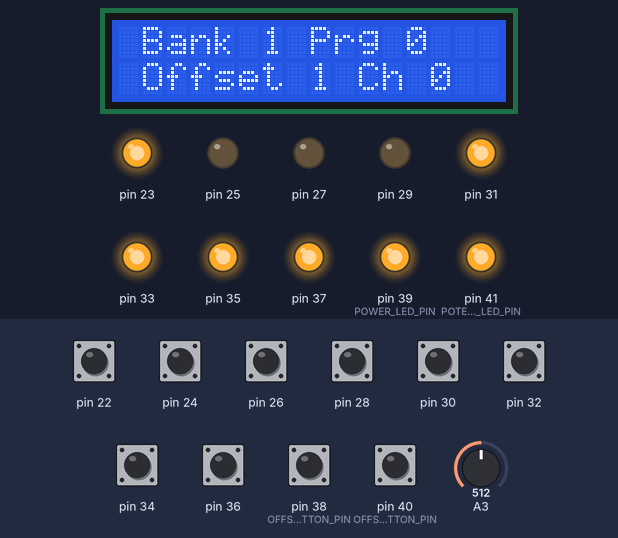
The sketch below on a simulated Arduino Mega 2560, built with avr-gcc and run on an emulated ATmega2560. Shown: 16×2 character LCD, output pins drawn as LEDs (lit = HIGH). The inputs (shaded band) are chosen by the test bench; at power-on: pin 22, pin 24, pin 26, pin 28, pin 30, pin 32, pin 34, pin 36, pin 38 (OFFSET_0_BUTTON_PIN), pin 40 (OFFSET_1_BUTTON_PIN) HIGH, A3 = 512. What the sketch prints to the serial monitor is not drawn.

Above: at 5.2 s.
5.3 s: pin 24 pulled LOW for 1 s
At 7.3 s:
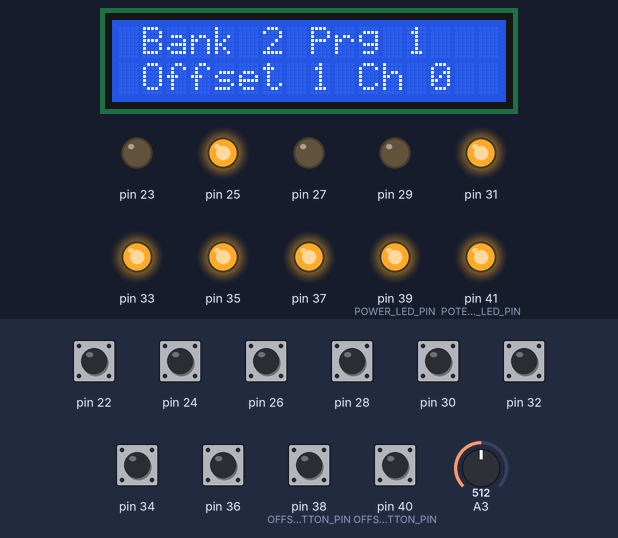
7.9 s: pin 26 pulled LOW for 1 s
At 10.2 s:
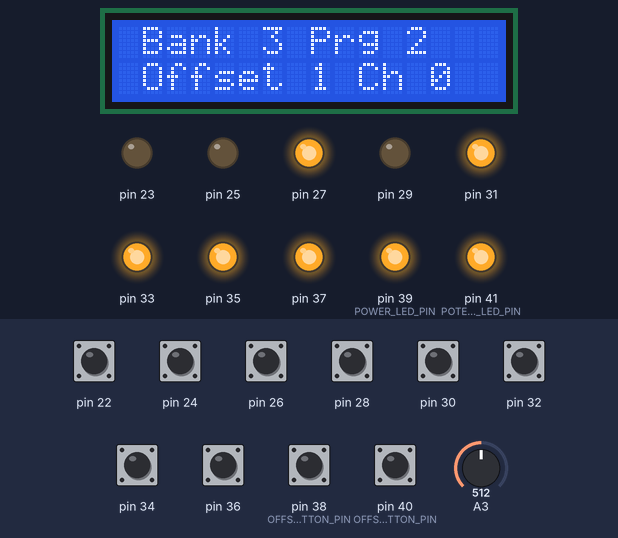
10.5 s: pin 28 pulled LOW for 1 s
At 12.4 s:
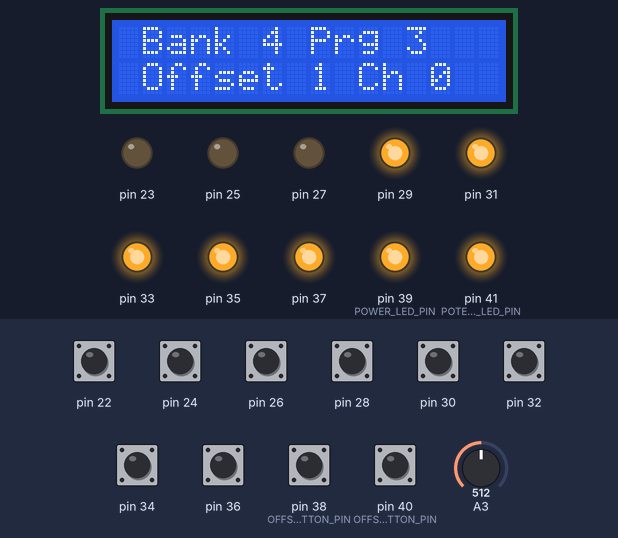
13.1 s: pin 30 pulled LOW for 1 s
At 14.6 s:
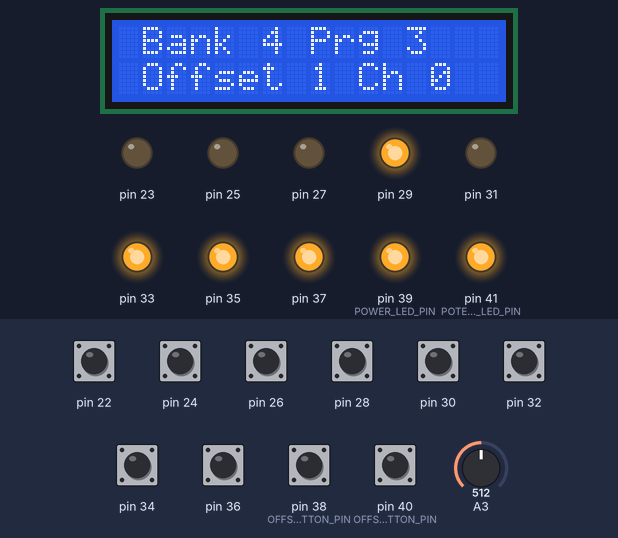
15.6 s: pin 32 pulled LOW for 1 s
At 16.5 s:
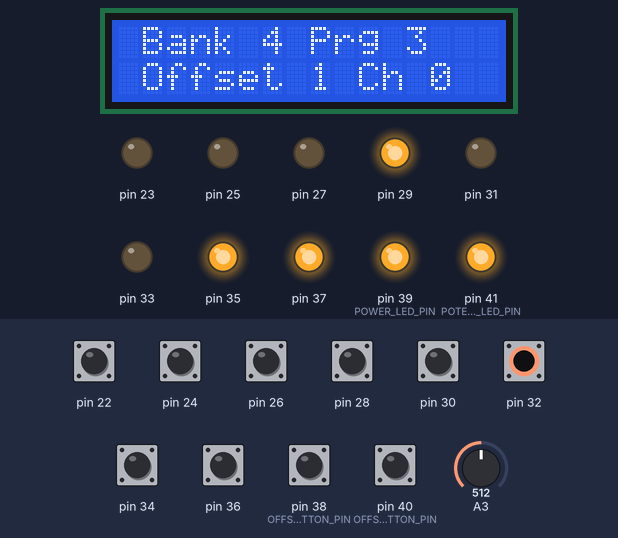
18.1 s: pin 34 pulled LOW for 1 s
At 19.6 s:
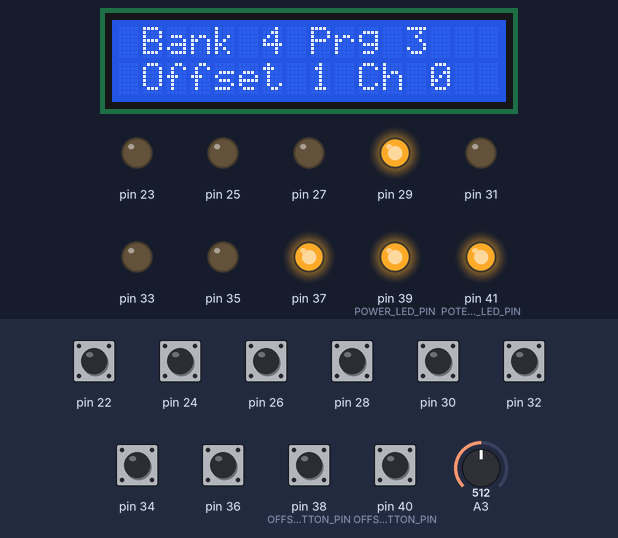
Timing chart, 0 to 21.1 s (numbered marks = the images above; inputs shaded):
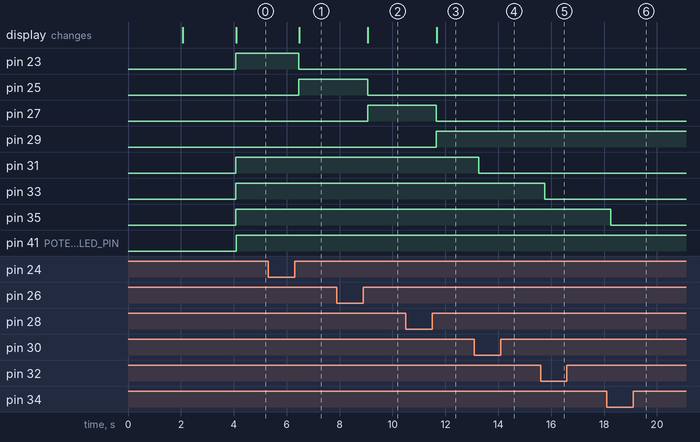

Measured:
- after the input at 5.3 s, pin 23: HIGH → LOW after 1.2 s; pin 25: LOW → HIGH after 1.2 s; the display: changes after 1.2 s (image 1)
- after the input at 7.9 s, pin 25: HIGH → LOW after 1.2 s; pin 27: LOW → HIGH after 1.2 s; the display: changes after 1.2 s (image 2)
- after the input at 10.5 s, pin 27: HIGH → LOW after 1.2 s; pin 29: LOW → HIGH after 1.2 s; the display: changes after 1.2 s (image 3)
- after the input at 13.1 s, pin 31: HIGH → LOW after 0.16 s
- after the input at 15.6 s, pin 33: HIGH → LOW after 0.16 s
- after the input at 18.1 s, pin 35: HIGH → LOW after 0.16 s

The sketch:

mega2560.ino
```cpp
#include "BankC.hpp"
#include "Mappings.hpp"
#include "Settings.hpp"

Mappings mapp;
BankC* bankc;

void setup() {
    mapp.getLCD()->banner("MIDI Controller", "Firmware v0.3!", 0, 1);
    mapp.getLCD()->banner("Source code at", "git.sabatini.xyz", 1);
    mapp.getLedPower()->set(true);
    Serial.begin(BAUD_RATE);
    bankc = new BankC(&mapp);
}

void loop() {
    mapp.update();
    bankc->update();
}

// vim:tabstop=4:shiftwidth=4:expandtab:textwidth=100
```

Bank.cpp
```cpp
#include "Bank.hpp"

#include <avr/eeprom.h>
#include <EEPROM.h>

Bank::Bank(uint8_t effectsNumber) {
    Bank::effectsNumber = effectsNumber;
    Bank::effects = new bool[Bank::effectsNumber]();
}

Bank::~Bank() {
    delete[] Bank::effects;
}

bool Bank::getEffect(uint8_t index) {
    if(index >= Bank::effectsNumber) return false;
    return Bank::effects[index];
}

void Bank::setEffect(uint8_t index, bool state) {
    if(index >= Bank::effectsNumber) return;
    Bank::effects[index] = state;
}

void Bank::EEPROMwrite(uint8_t bankIndex) {
    uint16_t position = bankIndex * Bank::effectsNumber;
    for(uint8_t i = 0; i < Bank::effectsNumber; i++) {
        EEPROM.write(position+i, Bank::effects[i]);
    }
}

void Bank::EEPROMread(uint8_t bankIndex) {
    uint16_t position = bankIndex * Bank::effectsNumber;
    for(uint8_t i = 0; i < Bank::effectsNumber; i++) {
        Bank::effects[i] = EEPROM.read(position+i);
    }
}

// vim:tabstop=4:shiftwidth=4:expandtab:textwidth=100
```

Bank.hpp
```cpp
#ifndef BANK_HPP
#define BANK_HPP

#include "cstdint.hpp"

class Bank {
private:
    uint8_t effectsNumber;
    bool* effects;

public:
    Bank(uint8_t effects);
    ~Bank();

    bool getEffect(uint8_t index);
    void setEffect(uint8_t index, bool state);
    void EEPROMwrite(uint8_t bankIndex);
    void EEPROMread(uint8_t bankIndex);
};

#endif//BANK_HPP

// vim:tabstop=4:shiftwidth=4:expandtab:textwidth=100
```

BankC.cpp
```cpp
#include "BankC.hpp"

#include "Settings.hpp"
#include "Midi.hpp"

#include <Arduino.h>
#include <stdio.h>
#include <EEPROM.h>

#define BANK_NUMBER 128

BankC::BankC(Mappings* map) {
    BankC::offset = 0;
    BankC::offsetMax = BANK_NUMBER/BankC::map->getButtonBankNumber();
    BankC::bankId = new uint8_t[BankC::offsetMax]();
    BankC::bank = new Bank*[BANK_NUMBER];
    BankC::map = map;
    BankC::writableCount = 0;
    BankC::writableMode = false;

    for(uint8_t i = 0; i < BANK_NUMBER; i++) {
        BankC::bank[i] = new Bank(BankC::map->getButtonEffectNumber());
        BankC::bank[i]->EEPROMread(i);
    }

    BankC::setActiveBank(0);
}

BankC::~BankC() {
    delete[] BankC::bankId;
    delete[] BankC::bank;
}

uint8_t BankC::getBankNumber() {
    return BankC::offset * BankC::map->getButtonBankNumber() + BankC::bankId[BankC::offset];
}

void BankC::setActiveBank(uint8_t index) {
    BankC::bankId[BankC::offset] = index;
    uint8_t bankNumber = BankC::getBankNumber();

    // disable all other bank leds and enable the active bank led
    for(uint8_t i = 0; i < BankC::map->getLedBankNumber(); i++) {
        BankC::map->getLedBank(i)->set(i == index);
    }

    // restore effects led
    for(uint8_t i = 0; i < BankC::map->getLedEffectNumber(); i++) {
        bool state = BankC::bank[bankNumber]->getEffect(i);
        BankC::map->getLedEffect(i)->set(state);
    }

    midiChangeBank(bankNumber);
    BankC::drawLCD();
}

void BankC::toggleEffect(uint8_t index) {
    // uint8_t bankNumber = BankC::getBankNumber();
    // bool state = !BankC::bank[bankNumber]->getEffect(index);
    // BankC::bank[bankNumber]->setEffect(index, state);
    LED* led = BankC::map->getLedEffect(index);
    midiToggleEffect(index);
    led->set(!led->get());
}

void BankC::drawLCD() {
    char* line1 = new char[16];
    char* line2 = new char[16];
    sprintf(line1, "Bank %i Prg %i", BankC::bankId[BankC::offset]+1, BankC::getBankNumber());
    sprintf(line2, "Offset %i Ch %i", BankC::offset+1, MIDI_CHANNEL);
    BankC::map->getLCD()->draw(line1, line2, 1, 1);
}

void BankC::changeOffset(int8_t offset) {
    BankC::offset += offset;
    BankC::setActiveBank(BankC::bankId[BankC::offset]);
}

void BankC::update() {
    for(uint8_t i = 0; i < BankC::map->getButtonBankNumber(); i++) {
        Button* btn = BankC::map->getButtonBank(i);
        if(btn->onPress()) {
            if(BankC::bankId[BankC::offset] == i) {
                BankC::writableMode = true;
                BankC::writableCount = millis();
            }
        }
        if(btn->isPressed()) {
            if(BankC::writableMode && millis() - BankC::writableCount > 3000) {
                uint8_t bankNumber = BankC::getBankNumber();
                Bank* bank = BankC::bank[bankNumber];
                for(uint8_t i = 0; i < BankC::map->getLedEffectNumber(); i++) {
                    bool state = BankC::map->getLedEffect(i)->get();
                    bank->setEffect(i, state);
                }
                bank->EEPROMwrite(bankNumber);
                BankC::map->getLCD()->banner("Wrote");
                BankC::drawLCD();
                BankC::writableMode = false;
            }
        }
        if(btn->onRelease()) {
            BankC::setActiveBank(i);
        }
    }
    for(uint8_t i = 0; i < BankC::map->getButtonEffectNumber(); i++) {
        if(BankC::map->getButtonEffect(i)->onPress()) {
            BankC::toggleEffect(i);
        }
    }
    if(BankC::map->getButtonOffset(0)->onPress() && BankC::offset < BankC::offsetMax-1) {
        BankC::changeOffset(1);
    }
    if(BankC::map->getButtonOffset(1)->onPress() && BankC::offset > 0) {
        BankC::changeOffset(-1);
    }
    Potentiometer* pot = BankC::map->getPotentiometer();
    if(pot->isValueChanged()) {
        uint8_t potValue = pot->getValue();
        bool state = potValue != 0;
        BankC::map->getLedPotentiometer()->set(state);
        if(state) midiChangePotentiometer(potValue);
    }
}

// vim:tabstop=4:shiftwidth=4:expandtab:textwidth=100
```

BankC.hpp
```cpp
#ifndef BANKC_HPP
#define BANKC_HPP

#include "Bank.hpp"
#include "Mappings.hpp"

class BankC { // Bank Controller
private:
    uint32_t writableCount;
    bool writableMode;
    uint8_t offset;
    uint8_t offsetMax;
    uint8_t* bankId;
    Bank** bank;
    Mappings* map;

    void drawLCD();
    void setActiveBank(uint8_t index);
    void toggleEffect(uint8_t index);
    void changeOffset(int8_t offset);
    uint8_t getBankNumber();

public:
    BankC(Mappings* map);
    ~BankC();

    void update();
};

#endif//BANKC_HPP

// vim:tabstop=4:shiftwidth=4:expandtab:textwidth=100
```

Button.cpp
```cpp
#include "Button.hpp"

#include "Settings.hpp"

#include <Arduino.h>

Button::Button(uint8_t pin) {
    Button::pin = pin;
    Button::press = false;
    Button::pressed = false;
    Button::release = false;
    Button::state = false;
    Button::lastState = false;
    Button::lastDebounce = millis();
    pinMode(Button::pin, INPUT_PULLUP);
}

bool Button::isPressed() {
    return Button::pressed;
}

bool Button::onPress() {
    return Button::press;
}

bool Button::onRelease() {
    return Button::release;
}

void Button::update() {
    bool newRead = digitalRead(Button::pin) == LOW;

    if(newRead != Button::lastState) {
        Button::lastDebounce = millis();
    }

    if((millis() - Button::lastDebounce) > BUTTON_DEBOUNCE) {
        bool oldRead = Button::state;
        Button::press = !oldRead && newRead;
        Button::pressed = oldRead && newRead;
        Button::release = oldRead && !newRead;
        Button::state = newRead;
    }

    Button::lastState = newRead;
}

// vim:tabstop=4:shiftwidth=4:expandtab:textwidth=100
```

Button.hpp
```cpp
#ifndef BUTTON_HPP
#define BUTTON_HPP

#include "cstdint.hpp"

class Button {
private:
    uint8_t pin;
    bool state;
    bool press;
    bool pressed;
    bool release;
    bool lastState;
    uint32_t lastDebounce;

public:
    Button(uint8_t pin);

    bool isPressed();
    bool onPress();
    bool onRelease();
    void update();
};

#endif//BUTTON_HPP

// vim:tabstop=4:shiftwidth=4:expandtab:textwidth=100
```

LED.cpp
```cpp
#include "LED.hpp"

#include <Arduino.h>

LED::LED(uint8_t pin) {
    LED::pin = pin;
    LED::state = false;
    pinMode(LED::pin, OUTPUT);
}

void LED::set(bool state) {
    LED::state = state;
    if(state) {
        digitalWrite(LED::pin, HIGH);
        return;
    }
    digitalWrite(LED::pin, LOW);
}

bool LED::get() {
    return LED::state;
}

// vim:tabstop=4:shiftwidth=4:expandtab:textwidth=100
```

LED.hpp
```cpp
#ifndef LED_HPP
#define LED_HPP

#include "cstdint.hpp"

class LED {
private:
    bool state;
    uint8_t pin;

public:
    LED(uint8_t pin);

    void set(bool state);
    bool get();
};

#endif//LED_HPP

// vim:tabstop=4:shiftwidth=4:expandtab:textwidth=100
```

Mappings.cpp
```cpp
#include "Mappings.hpp"

#include "Settings.hpp"

#define length(_Array) (sizeof(_Array) / sizeof(_Array[0]))

Mappings::Mappings() {
    Mappings::lcd = new LCD(LCD_0_PINS);

    uint8_t bankBtnPins[] = {BANK_BUTTON_ARRAY};
    Mappings::bankBtnNumber = length(bankBtnPins);
    Mappings::bankBtn = new Button*[Mappings::bankBtnNumber];
    for(uint8_t i = 0; i < Mappings::bankBtnNumber; i++) {
        Mappings::bankBtn[i] = new Button(bankBtnPins[i]);
    }

    uint8_t effectBtnPins[] = {EFFECT_BUTTON_ARRAY};
    Mappings::effectBtnNumber = length(effectBtnPins);
    Mappings::effectBtn = new Button*[Mappings::effectBtnNumber];
    for(uint8_t i = 0; i < Mappings::effectBtnNumber; i++) {
        Mappings::effectBtn[i] = new Button(effectBtnPins[i]);
    }

    uint8_t offsetBtnPins[] = {OFFSET_0_BUTTON_PIN, OFFSET_1_BUTTON_PIN};
    Mappings::offsetBtnNumber = length(offsetBtnPins);
    Mappings::offsetBtn = new Button*[Mappings::offsetBtnNumber];
    for(uint8_t i = 0; i < Mappings::offsetBtnNumber; i++) {
        Mappings::offsetBtn[i] = new Button(offsetBtnPins[i]);
    }

    uint8_t bankLedPins[] = {BANK_LED_ARRAY};
    Mappings::bankLedNumber = length(bankLedPins);
    Mappings::bankLED = new LED*[Mappings::bankLedNumber];
    for(uint8_t i = 0; i < Mappings::bankLedNumber; i++) {
        Mappings::bankLED[i] = new LED(bankLedPins[i]);
    }

    uint8_t effectLedPins[] = {EFFECT_LED_ARRAY};
    Mappings::effectLedNumber = length(effectLedPins);
    Mappings::effectLED = new LED*[Mappings::effectLedNumber];
    for(uint8_t i = 0; i < Mappings::effectLedNumber; i++) {
        Mappings::effectLED[i] = new LED(effectLedPins[i]);
    }

    Mappings::powerLED = new LED(POWER_LED_PIN);
    Mappings::potentiometerLED = new LED(POTENTIOMETER_LED_PIN);

    Mappings::potentiometer = new Potentiometer(POTENTIOMETER_PIN);
}

Mappings::~Mappings() {
    delete[] Mappings::bankBtn;
    delete[] Mappings::effectBtn;
    delete[] Mappings::offsetBtn;
    delete[] Mappings::bankLED;
    delete[] Mappings::effectLED;
    delete Mappings::powerLED;
    delete Mappings::potentiometerLED;
    delete Mappings::lcd;
    delete Mappings::potentiometer;
}

void Mappings::update() {
    Mappings::updateButton(Mappings::bankBtn, Mappings::bankBtnNumber);
    Mappings::updateButton(Mappings::effectBtn, Mappings::effectBtnNumber);
    Mappings::updateButton(Mappings::offsetBtn, Mappings::offsetBtnNumber);
    Mappings::potentiometer->update();
}

Button* Mappings::getButtonBank(uint8_t index) {
    return Mappings::bankBtn[index];
}

Button* Mappings::getButtonEffect(uint8_t index) {
    return Mappings::effectBtn[index];
}

Button* Mappings::getButtonOffset(uint8_t index) {
    return Mappings::offsetBtn[index];
}

uint8_t Mappings::getButtonBankNumber() {
    return Mappings::bankBtnNumber;
}

uint8_t Mappings::getButtonEffectNumber() {
    return Mappings::effectBtnNumber;
}

uint8_t Mappings::getButtonOffsetNumber() {
    return Mappings::offsetBtnNumber;
}

LCD* Mappings::getLCD() {
    return Mappings::lcd;
}

LED* Mappings::getLedBank(uint8_t index) {
    return Mappings::bankLED[index];
}

LED* Mappings::getLedEffect(uint8_t index) {
    return Mappings::effectLED[index];
}

uint8_t Mappings::getLedBankNumber() {
    return Mappings::bankLedNumber;
}

uint8_t Mappings::getLedEffectNumber() {
    return Mappings::effectLedNumber;
}

LED* Mappings::getLedPower() {
    return Mappings::powerLED;
}

LED* Mappings::getLedPotentiometer() {
    return Mappings::potentiometerLED;
}

Potentiometer* Mappings::getPotentiometer() {
    return Mappings::potentiometer;
}

void Mappings::updateButton(Button** arrayBtn, uint8_t size) {
    for(uint8_t i = 0; i < size; i++) {
        arrayBtn[i]->update();
    }
}

// vim:tabstop=4:shiftwidth=4:expandtab:textwidth=100
```

Mappings.hpp
```cpp
#ifndef MAPPINGS_HPP
#define MAPPINGS_HPP

#include "cstdint.hpp"
#include "Button.hpp"
#include "LCD.hpp"
#include "LED.hpp"
#include "Potentiometer.hpp"

class Mappings { // Harware Mappings and Instantiation
private:
    LCD* lcd;
    Potentiometer* potentiometer;

    LED** bankLED;
    LED** effectLED;
    LED* powerLED;
    LED* potentiometerLED;

    Button** bankBtn;
    Button** effectBtn;
    Button** offsetBtn;

    uint8_t bankBtnNumber;
    uint8_t effectBtnNumber;
    uint8_t offsetBtnNumber;

    uint8_t bankLedNumber;
    uint8_t effectLedNumber;

    void updateButton(Button** arrayBtn, uint8_t size);

public:
    Mappings();
    ~Mappings();

    void update();

    LCD* getLCD();
    Potentiometer* getPotentiometer();

    LED* getLedBank(uint8_t index);
    LED* getLedEffect(uint8_t index);
    LED* getLedPower();
    LED* getLedPotentiometer();

    Button* getButtonBank(uint8_t index);
    Button* getButtonEffect(uint8_t index);
    Button* getButtonOffset(uint8_t index);

    uint8_t getButtonBankNumber();
    uint8_t getButtonEffectNumber();
    uint8_t getButtonOffsetNumber();

    uint8_t getLedBankNumber();
    uint8_t getLedEffectNumber();
};

#endif//MAPPINGS_HPP

// vim:tabstop=4:shiftwidth=4:expandtab:textwidth=100
```

Midi.cpp
```cpp
#include "Midi.hpp"

#include "Settings.hpp"

#include <Arduino.h>

void midiMessage2(int8_t status, int8_t data) {
    Serial.write(status);
    Serial.write(data);
}

void midiMessage3(int8_t status, int8_t data, int8_t data2) {
    Serial.write(status);
    Serial.write(data);
    Serial.write(data2);
}

void midiChangeBank(uint8_t bank) {
    if(bank > 127) {
        return;
    }
    midiMessage2(192+MIDI_CHANNEL, bank);
}

void midiToggleEffect(uint8_t effect) {
    if(effect > 127) {
        return;
    }
    midiMessage3(176+MIDI_CHANNEL, effect, 64);
}

void midiChangePotentiometer(uint8_t level) {
    if(level > 127) {
        return;
    }
    midiMessage3(176+MIDI_CHANNEL, 112, level);
}

// vim:tabstop=4:shiftwidth=4:expandtab:textwidth=100
```

Midi.hpp
```cpp
#ifndef MIDI_HPP
#define MIDI_HPP

#include "cstdint.hpp"

void midiChangeBank(uint8_t bank);
void midiToggleEffect(uint8_t effect);
void midiChangePotentiometer(uint8_t level);

#endif//MIDI_HPP

// vim:tabstop=4:shiftwidth=4:expandtab:textwidth=100
```

Potentiometer.cpp
```cpp
#include "Potentiometer.hpp"

#include "Settings.hpp"

#include <Arduino.h>

Potentiometer::Potentiometer(uint8_t pin) {
    Potentiometer::pin = pin;
    Potentiometer::value = 0;
    Potentiometer::valueChanged = false;
    Potentiometer::lastDebounce = millis();
}

uint8_t Potentiometer::update() {
    if((millis() - Potentiometer::lastDebounce) > POTENTIOMETER_DEBOUNCE) {
        uint32_t read = analogRead(Potentiometer::pin);
        uint8_t newValue = map(read, 1, 1024, 0, 128);
        if(newValue != Potentiometer::value) {
            Potentiometer::valueChanged = true;
            Potentiometer::value = newValue;
        }
        Potentiometer::lastDebounce = millis();
    }
}

bool Potentiometer::isValueChanged() {
    if(!Potentiometer::valueChanged) return false;
    Potentiometer::valueChanged = false;
    return true;
}

uint8_t Potentiometer::getValue() {
    return Potentiometer::value;
}

// vim:tabstop=4:shiftwidth=4:expandtab:textwidth=100
```

Potentiometer.hpp
```cpp
#ifndef POTENTIOMETER_HPP
#define POTENTIOMETER_HPP

#include "cstdint.hpp"

class Potentiometer {
private:
    uint8_t pin;
    uint8_t value;
    bool valueChanged;
    uint32_t lastDebounce;

public:
    Potentiometer(uint8_t pin);

    uint8_t update();
    bool isValueChanged();
    uint8_t getValue();
};

#endif//POTENTIOMETER_HPP

// vim:tabstop=4:shiftwidth=4:expandtab:textwidth=100
```

cstdint.hpp
```cpp
#ifdef AVR
# define NO_CSTDINT 1  // AVR arduino has no <cstdint>; but we're coding to portable C++.
#endif

// unless we know otherwise, use the compiler's <cstdint>
#ifndef NO_CSTDINT
# include <cstdint>
#else
// no <cstdint> -- make sure std:: contains the things we need.
# include <stdint.h>

namespace std {
  using ::int8_t;
  using ::uint8_t;

  using ::int16_t;
  using ::uint16_t;

  using ::int32_t;
  using ::uint32_t;
}

#endif

// vim:tabstop=4:shiftwidth=4:expandtab:textwidth=100
```

LCD.cpp
```cpp
#include "LCD.hpp"

#include <Arduino.h>

LCD::LCD(uint8_t rs, uint8_t enable, uint8_t d4, uint8_t d5, uint8_t d6, uint8_t d7) {
    LCD::lcd = new LiquidCrystal(rs, enable, d4, d5, d6, d7);
    LCD::lcd->begin(16,2);
    LCD::lcd->clear();
    LCD::lcd->setCursor(0,0);
}

LCD::~LCD() {
    delete LCD::lcd;
}

void LCD::draw(const char* msg, const char* msg1, uint8_t offset, uint8_t offset1) {
    LCD::lcd->clear();
    LCD::lcd->setCursor(offset,0);
    LCD::lcd->write(msg);
    LCD::lcd->setCursor(offset1,1);
    LCD::lcd->write(msg1);
}

void LCD::banner(const char* msg, const char* msg1, uint8_t offset, uint8_t offset1,
                 uint16_t delayMs) {
    LCD::draw(msg, msg1, offset, offset1);
    delay(delayMs);
}

// vim:tabstop=4:shiftwidth=4:expandtab:textwidth=100
```

LCD.hpp
```cpp
#ifndef LCD_HPP
#define LCD_HPP

#include "cstdint.hpp"

#include <LiquidCrystal.h>

class LCD {
private:
    LiquidCrystal* lcd;

public:
    LCD(uint8_t rs, uint8_t enable, uint8_t d4, uint8_t d5, uint8_t d6, uint8_t d7);
    ~LCD();

    void draw(const char* msg, const char* msg1 = "", uint8_t offset = 0, uint8_t offset1 = 0);
    void banner(const char* msg, const char* msg1 = "", uint8_t offset = 0, uint8_t offset1 = 0,
                uint16_t delayMs = 2000);
};

#endif//LCD_HPP

// vim:tabstop=4:shiftwidth=4:expandtab:textwidth=100
```

Source omitted: Settings.hpp (1999 bytes)
